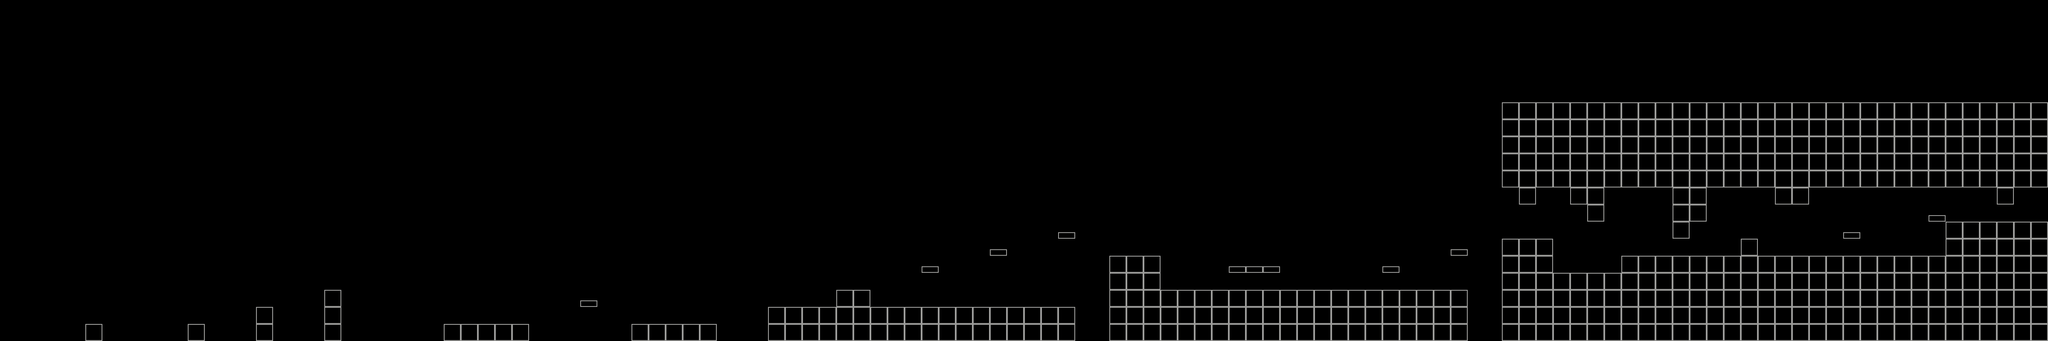

Tiled map render using the project's own tile images. Description and the whole map definition, tile-layer contents included, below:
An orthogonal 120x20 tile map with 42x42 px tiles, 1 tile layer (Tile Layer 1).

<map version="1.5" tiledversion="1.7.1" orientation="orthogonal" renderorder="right-down" width="120" height="20" tilewidth="42" tileheight="42" infinite="0" nextlayerid="2" nextobjectid="1">
 <tileset firstgid="1" source="tilesets/smallBlocks.tsx" />
 <layer id="1" name="Tile Layer 1" width="120" height="20">
  <data encoding="csv">
0,0,0,0,0,0,0,0,0,0,0,0,0,0,0,0,0,0,0,0,0,0,0,0,0,0,0,0,0,0,0,0,0,0,0,0,0,0,0,0,0,0,0,0,0,0,0,0,0,0,0,0,0,0,0,0,0,0,0,0,0,0,0,0,0,0,0,0,0,0,0,0,0,0,0,0,0,0,0,0,0,0,0,0,0,0,0,0,0,0,0,0,0,0,0,0,0,0,0,0,0,0,0,0,0,0,0,0,0,0,0,0,0,0,0,0,0,0,0,0,
0,0,0,0,0,0,0,0,0,0,0,0,0,0,0,0,0,0,0,0,0,0,0,0,0,0,0,0,0,0,0,0,0,0,0,0,0,0,0,0,0,0,0,0,0,0,0,0,0,0,0,0,0,0,0,0,0,0,0,0,0,0,0,0,0,0,0,0,0,0,0,0,0,0,0,0,0,0,0,0,0,0,0,0,0,0,0,0,0,0,0,0,0,0,0,0,0,0,0,0,0,0,0,0,0,0,0,0,0,0,0,0,0,0,0,0,0,0,0,0,
0,0,0,0,0,0,0,0,0,0,0,0,0,0,0,0,0,0,0,0,0,0,0,0,0,0,0,0,0,0,0,0,0,0,0,0,0,0,0,0,0,0,0,0,0,0,0,0,0,0,0,0,0,0,0,0,0,0,0,0,0,0,0,0,0,0,0,0,0,0,0,0,0,0,0,0,0,0,0,0,0,0,0,0,0,0,0,0,0,0,0,0,0,0,0,0,0,0,0,0,0,0,0,0,0,0,0,0,0,0,0,0,0,0,0,0,0,0,0,0,
0,0,0,0,0,0,0,0,0,0,0,0,0,0,0,0,0,0,0,0,0,0,0,0,0,0,0,0,0,0,0,0,0,0,0,0,0,0,0,0,0,0,0,0,0,0,0,0,0,0,0,0,0,0,0,0,0,0,0,0,0,0,0,0,0,0,0,0,0,0,0,0,0,0,0,0,0,0,0,0,0,0,0,0,0,0,0,0,0,0,0,0,0,0,0,0,0,0,0,0,0,0,0,0,0,0,0,0,0,0,0,0,0,0,0,0,0,0,0,0,
0,0,0,0,0,0,0,0,0,0,0,0,0,0,0,0,0,0,0,0,0,0,0,0,0,0,0,0,0,0,0,0,0,0,0,0,0,0,0,0,0,0,0,0,0,0,0,0,0,0,0,0,0,0,0,0,0,0,0,0,0,0,0,0,0,0,0,0,0,0,0,0,0,0,0,0,0,0,0,0,0,0,0,0,0,0,0,0,0,0,0,0,0,0,0,0,0,0,0,0,0,0,0,0,0,0,0,0,0,0,0,0,0,0,0,0,0,0,0,0,
0,0,0,0,0,0,0,0,0,0,0,0,0,0,0,0,0,0,0,0,0,0,0,0,0,0,0,0,0,0,0,0,0,0,0,0,0,0,0,0,0,0,0,0,0,0,0,0,0,0,0,0,0,0,0,0,0,0,0,0,0,0,0,0,0,0,0,0,0,0,0,0,0,0,0,0,0,0,0,0,0,0,0,0,0,0,0,0,0,0,0,0,0,0,0,0,0,0,0,0,0,0,0,0,0,0,0,0,0,0,0,0,0,0,0,0,0,0,0,0,
0,0,0,0,0,0,0,0,0,0,0,0,0,0,0,0,0,0,0,0,0,0,0,0,0,0,0,0,0,0,0,0,0,0,0,0,0,0,0,0,0,0,0,0,0,0,0,0,0,0,0,0,0,0,0,0,0,0,0,0,0,0,0,0,0,0,0,0,0,0,0,0,0,0,0,0,0,0,0,0,0,0,0,0,0,0,0,0,2,2,2,2,2,2,2,2,2,2,2,2,2,2,2,2,2,2,2,2,2,2,2,2,2,2,2,2,2,2,2,2,
0,0,0,0,0,0,0,0,0,0,0,0,0,0,0,0,0,0,0,0,0,0,0,0,0,0,0,0,0,0,0,0,0,0,0,0,0,0,0,0,0,0,0,0,0,0,0,0,0,0,0,0,0,0,0,0,0,0,0,0,0,0,0,0,0,0,0,0,0,0,0,0,0,0,0,0,0,0,0,0,0,0,0,0,0,0,0,0,2,2,2,2,2,2,2,2,2,2,2,2,2,2,2,2,2,2,2,2,2,2,2,2,2,2,2,2,2,2,2,2,
0,0,0,0,0,0,0,0,0,0,0,0,0,0,0,0,0,0,0,0,0,0,0,0,0,0,0,0,0,0,0,0,0,0,0,0,0,0,0,0,0,0,0,0,0,0,0,0,0,0,0,0,0,0,0,0,0,0,0,0,0,0,0,0,0,0,0,0,0,0,0,0,0,0,0,0,0,0,0,0,0,0,0,0,0,0,0,0,2,2,2,2,2,2,2,2,2,2,2,2,2,2,2,2,2,2,2,2,2,2,2,2,2,2,2,2,2,2,2,2,
0,0,0,0,0,0,0,0,0,0,0,0,0,0,0,0,0,0,0,0,0,0,0,0,0,0,0,0,0,0,0,0,0,0,0,0,0,0,0,0,0,0,0,0,0,0,0,0,0,0,0,0,0,0,0,0,0,0,0,0,0,0,0,0,0,0,0,0,0,0,0,0,0,0,0,0,0,0,0,0,0,0,0,0,0,0,0,0,2,2,2,2,2,2,2,2,2,2,2,2,2,2,2,2,2,2,2,2,2,2,2,2,2,2,2,2,2,2,2,2,
0,0,0,0,0,0,0,0,0,0,0,0,0,0,0,0,0,0,0,0,0,0,0,0,0,0,0,0,0,0,0,0,0,0,0,0,0,0,0,0,0,0,0,0,0,0,0,0,0,0,0,0,0,0,0,0,0,0,0,0,0,0,0,0,0,0,0,0,0,0,0,0,0,0,0,0,0,0,0,0,0,0,0,0,0,0,0,0,2,2,2,2,2,2,2,2,2,2,2,2,2,2,2,2,2,2,2,2,2,2,2,2,2,2,2,2,2,2,2,2,
0,0,0,0,0,0,0,0,0,0,0,0,0,0,0,0,0,0,0,0,0,0,0,0,0,0,0,0,0,0,0,0,0,0,0,0,0,0,0,0,0,0,0,0,0,0,0,0,0,0,0,0,0,0,0,0,0,0,0,0,0,0,0,0,0,0,0,0,0,0,0,0,0,0,0,0,0,0,0,0,0,0,0,0,0,0,0,0,0,2,0,0,2,2,0,0,0,0,2,2,0,0,0,0,2,2,0,0,0,0,0,0,0,0,0,0,0,2,0,0,
0,0,0,0,0,0,0,0,0,0,0,0,0,0,0,0,0,0,0,0,0,0,0,0,0,0,0,0,0,0,0,0,0,0,0,0,0,0,0,0,0,0,0,0,0,0,0,0,0,0,0,0,0,0,0,0,0,0,0,0,0,0,0,0,0,0,0,0,0,0,0,0,0,0,0,0,0,0,0,0,0,0,0,0,0,0,0,0,0,0,0,0,0,2,0,0,0,0,2,2,0,0,0,0,0,0,0,0,0,0,0,0,0,1,0,0,0,0,0,0,
0,0,0,0,0,0,0,0,0,0,0,0,0,0,0,0,0,0,0,0,0,0,0,0,0,0,0,0,0,0,0,0,0,0,0,0,0,0,0,0,0,0,0,0,0,0,0,0,0,0,0,0,0,0,0,0,0,0,0,0,0,0,1,0,0,0,0,0,0,0,0,0,0,0,0,0,0,0,0,0,0,0,0,0,0,0,0,0,0,0,0,0,0,0,0,0,0,0,2,0,0,0,0,0,0,0,0,0,1,0,0,0,0,0,2,2,2,2,2,2,
0,0,0,0,0,0,0,0,0,0,0,0,0,0,0,0,0,0,0,0,0,0,0,0,0,0,0,0,0,0,0,0,0,0,0,0,0,0,0,0,0,0,0,0,0,0,0,0,0,0,0,0,0,0,0,0,0,0,1,0,0,0,0,0,0,0,0,0,0,0,0,0,0,0,0,0,0,0,0,0,0,0,0,0,0,1,0,0,2,2,2,0,0,0,0,0,0,0,0,0,0,0,2,0,0,0,0,0,0,0,0,0,0,0,2,2,2,2,2,2,
0,0,0,0,0,0,0,0,0,0,0,0,0,0,0,0,0,0,0,0,0,0,0,0,0,0,0,0,0,0,0,0,0,0,0,0,0,0,0,0,0,0,0,0,0,0,0,0,0,0,0,0,0,0,1,0,0,0,0,0,0,0,0,0,0,2,2,2,0,0,0,0,1,1,1,0,0,0,0,0,0,1,0,0,0,0,0,0,2,2,2,0,0,0,0,2,2,2,2,2,2,2,2,2,2,2,2,2,2,2,2,2,2,2,2,2,2,2,2,2,
0,0,0,0,0,0,0,0,0,0,0,0,0,0,0,0,0,0,0,0,0,0,0,0,0,0,0,0,0,0,0,0,0,0,0,0,0,0,0,0,0,0,0,0,0,0,0,0,0,0,0,0,0,0,0,0,0,0,0,0,0,0,0,0,0,2,2,2,0,0,0,0,0,0,0,0,0,0,0,0,0,0,0,0,0,0,0,0,2,2,2,2,2,2,2,2,2,2,2,2,2,2,2,2,2,2,2,2,2,2,2,2,2,2,2,2,2,2,2,2,
0,0,0,0,0,0,0,0,0,0,0,0,0,0,0,0,0,0,0,2,0,0,0,0,0,0,0,0,0,0,0,0,0,0,1,0,0,0,0,0,0,0,0,0,0,0,0,0,0,2,2,0,0,0,0,0,0,0,0,0,0,0,0,0,0,2,2,2,2,2,2,2,2,2,2,2,2,2,2,2,2,2,2,2,2,2,0,0,2,2,2,2,2,2,2,2,2,2,2,2,2,2,2,2,2,2,2,2,2,2,2,2,2,2,2,2,2,2,2,2,
0,0,0,0,0,0,0,0,0,0,0,0,0,0,0,2,0,0,0,2,0,0,0,0,0,0,0,0,0,0,0,0,0,0,0,0,0,0,0,0,0,0,0,0,0,2,2,2,2,2,2,2,2,2,2,2,2,2,2,2,2,2,2,0,0,2,2,2,2,2,2,2,2,2,2,2,2,2,2,2,2,2,2,2,2,2,0,0,2,2,2,2,2,2,2,2,2,2,2,2,2,2,2,2,2,2,2,2,2,2,2,2,2,2,2,2,2,2,2,2,
0,0,0,0,0,2,0,0,0,0,0,2,0,0,0,2,0,0,0,2,0,0,0,0,0,0,2,2,2,2,2,0,0,0,0,0,0,2,2,2,2,2,0,0,0,2,2,2,2,2,2,2,2,2,2,2,2,2,2,2,2,2,2,0,0,2,2,2,2,2,2,2,2,2,2,2,2,2,2,2,2,2,2,2,2,2,0,0,2,2,2,2,2,2,2,2,2,2,2,2,2,2,2,2,2,2,2,2,2,2,2,2,2,2,2,2,2,2,2,2
</data>
 </layer>
</map>
